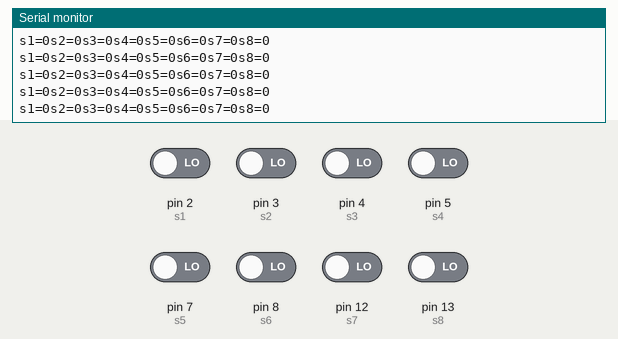
A sketch run on a simulated Arduino Uno, built with avr-gcc and run on an emulated ATmega328P. Shown: the last lines printed to the serial monitor. Inputs (shaded band) come from the test bench; at power-on: pin 2 (s1), pin 3 (s2), pin 4 (s3), pin 5 (s4), pin 7 (s5), pin 8 (s6), pin 12 (s7), pin 13 (s8) LOW.

Above: at 1.2 s.
1.3 s: pin 2 (s1) driven HIGH
At 1.9 s:
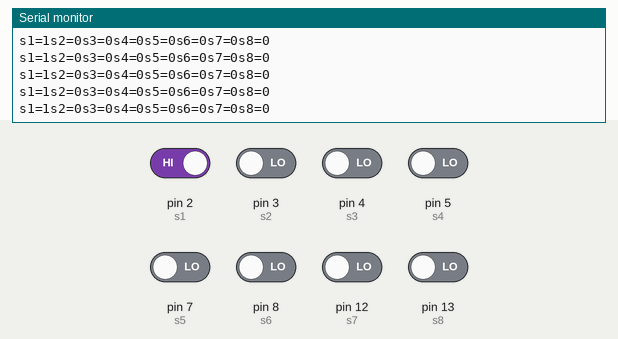
4.3 s: pin 3 (s2) driven HIGH
At 5.4 s:
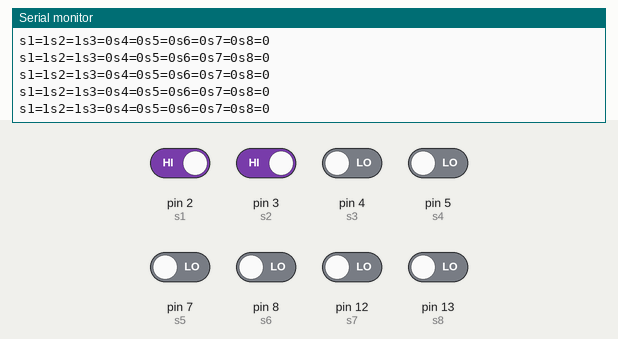
7.3 s: pin 4 (s3) driven HIGH
At 8.0 s:
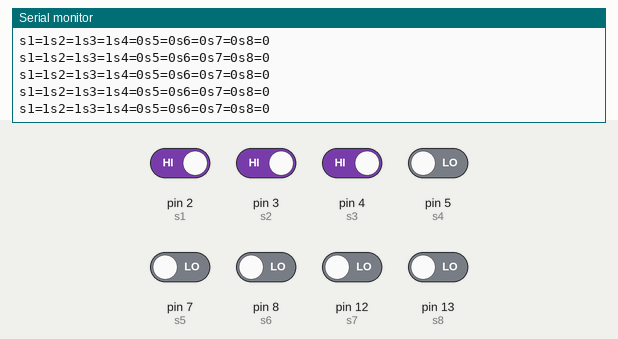
10.3 s: pin 5 (s4) driven HIGH
At 11.2 s:
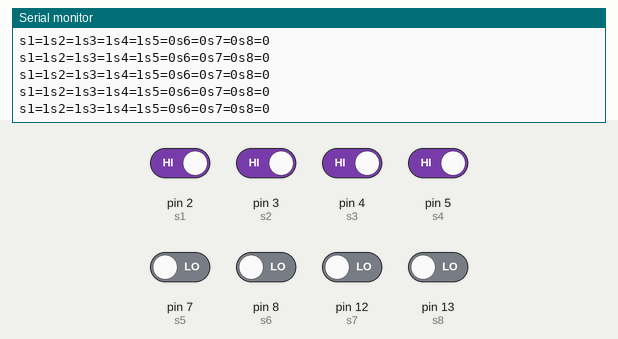
13.3 s: pin 7 (s5) driven HIGH
At 13.8 s:
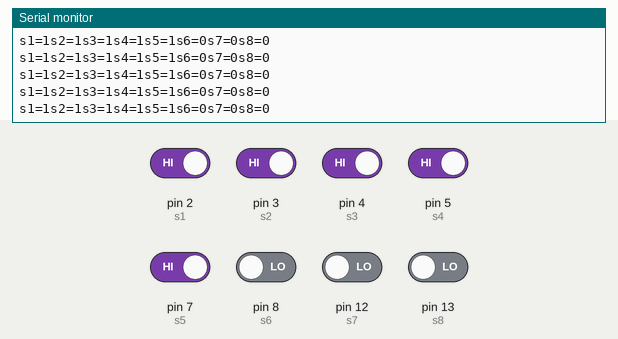
14.8 s: pin 8 (s6) driven HIGH
At 15.6 s:
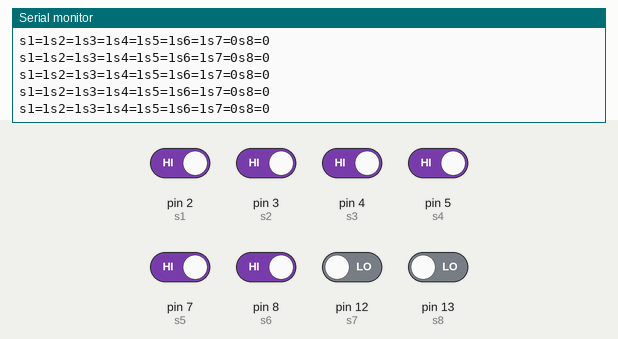

The sketch:

check_IR_sensors.ino
```cpp
int s1=2;
int s2=3;
int s3=4;
int s4=5;
int s5=7;
int s6=8;
int s7=12;
int s8=13;

void setup() {
  // put your setup code here, to run once:
  pinMode(12,INPUT);
  pinMode(2,INPUT);
  pinMode(3,INPUT);
  pinMode(4,INPUT);
  pinMode(5,INPUT);
  pinMode(13,INPUT);
  pinMode(7,INPUT);
  pinMode(8,INPUT);
Serial.begin(9600);
}

void loop() {
 // delay(10000);
  Serial.print("s1=");Serial.print(digitalRead(s1));
  Serial.print("s2=");Serial.print(digitalRead(s2));
  Serial.print("s3=");Serial.print(digitalRead(s3));
  Serial.print("s4=");Serial.print(digitalRead(s4));
  Serial.print("s5=");Serial.print(digitalRead(s5));
  Serial.print("s6=");Serial.print(digitalRead(s6));
  Serial.print("s7=");Serial.print(digitalRead(s7));
  Serial.print("s8=");Serial.print(digitalRead(s8));
  Serial.print("\n\n");

  // put your main code here, to run repeatedly:

}
```

Measured:
- after the input at 1.3 s, the serial monitor: prints a new line after 0.08 s (image 1)
- after the input at 4.3 s, the serial monitor: prints a new line after 0.08 s (image 2)
- after the input at 7.3 s, the serial monitor: prints a new line after 0.09 s (image 3)
- after the input at 10.3 s, the serial monitor: prints a new line after 0.06 s (image 4)
- after the input at 13.3 s, the serial monitor: prints a new line after 0.07 s (image 5)
- after the input at 14.8 s, the serial monitor: prints a new line after 0.05 s (image 6)
